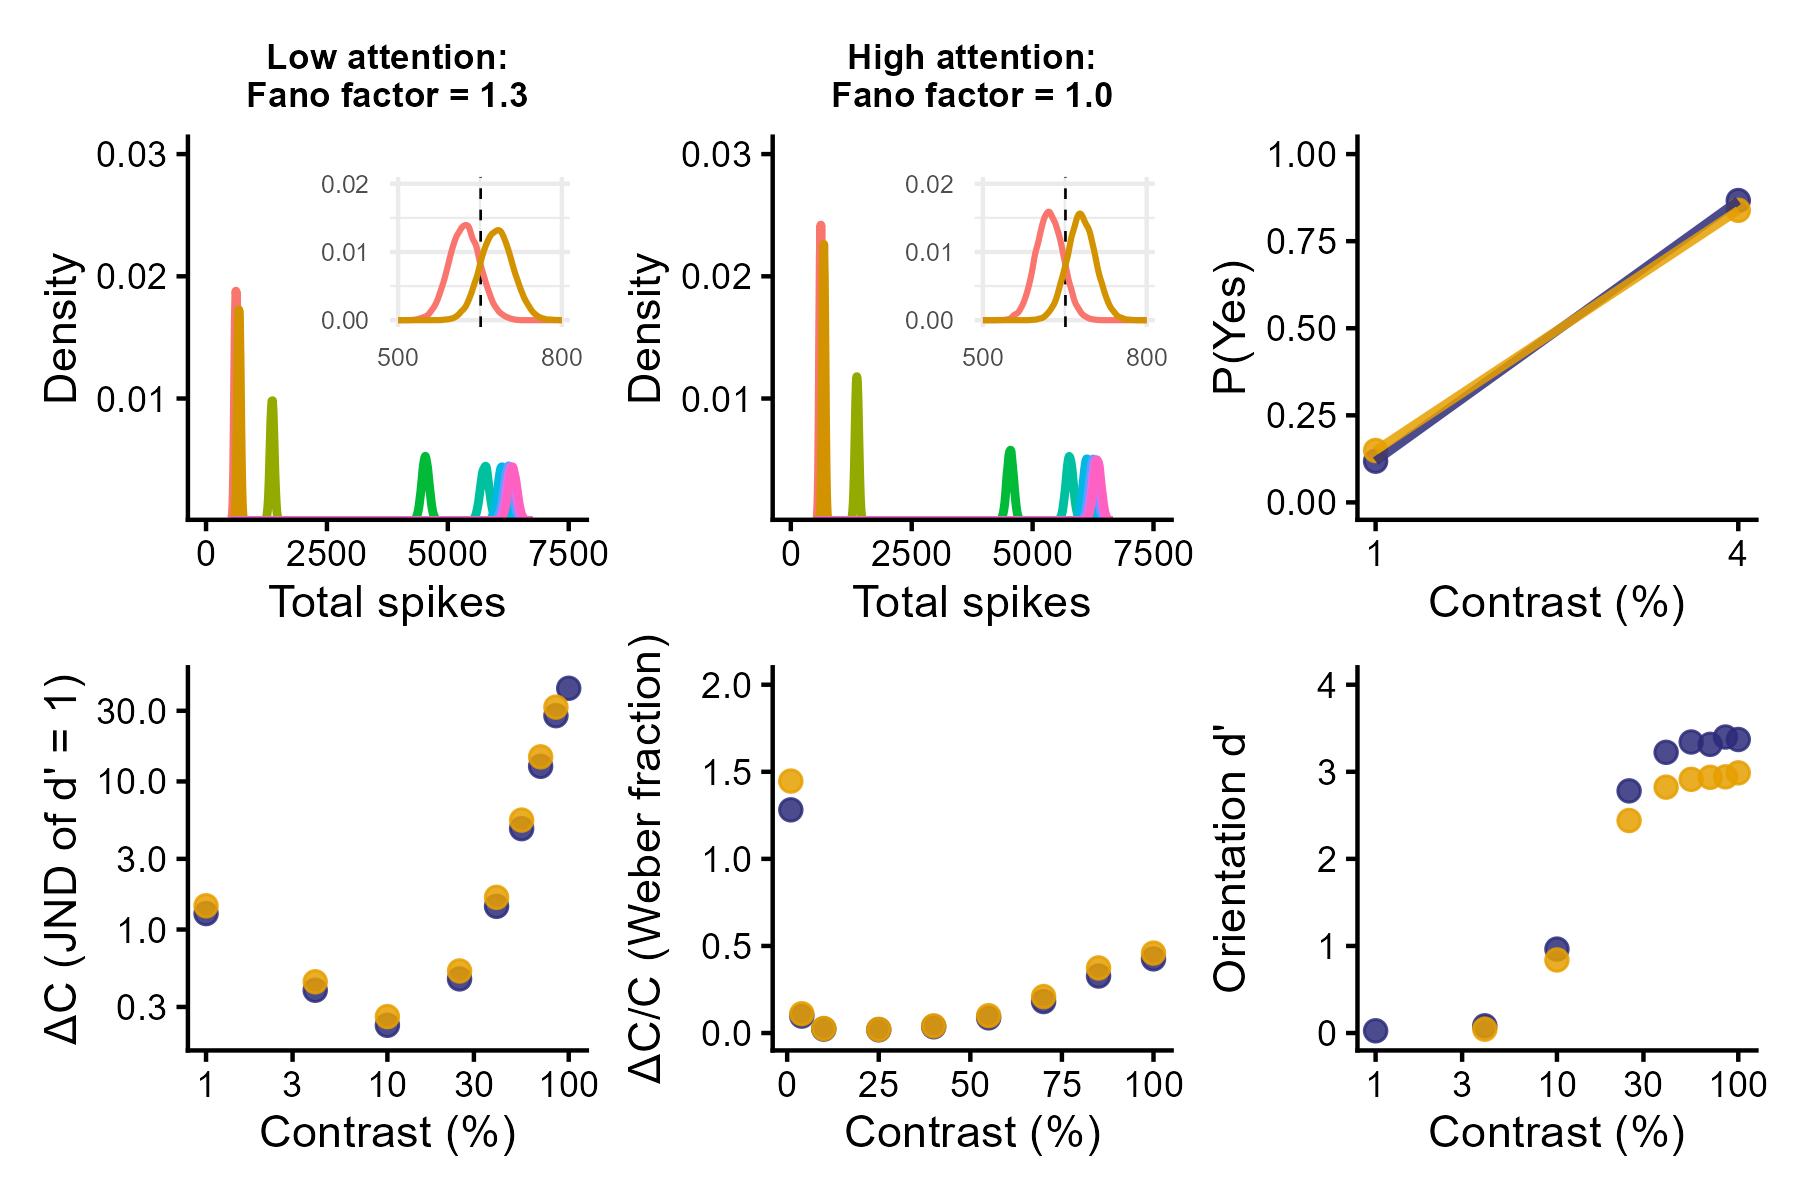

The R source for this figure:
# Simulation assuming Naka-Rushton function on Albrecht & Hamilton (1982, Fig. 4)

library(tidyverse)
library(doParallel)
library(foreach)
library(cowplot)
library(patchwork)

#################### High Attention ####################
Contrast <- c(1, 4, seq(10, 100, 15))
Rmax <- 115
C50 <- 19.3
n   <-  2.9
R0 <- Rmax * 0.03 # spontaneous firing based on Geisler & Albrecht (1997)

Max_firing <- Rmax * Contrast^n / (Contrast^n + C50^n)
df <- data.frame(Contrast, Max_firing)

### Simulation ###
cl <- makeCluster(parallel::detectCores() - 1)
registerDoParallel(cl)

n_neurons <- 180                                              # Number of neurons in the population
orientations <- seq(1, 180, by = 1)                           # Possible orientations (1 to 180 degrees)
preferred_orientations <- seq(1, 180, length.out = n_neurons) # Preferred orientation of each neuron
max_firing_seq <- df$Max_firing                               # Maximum firing rate of each neuron
contrast <- df$Contrast
tuning_width <- 20                                            # Tuning width (standard deviation) of each neuron's response curve
n_trials <- 10000

all_results <- list()

for (max_firing_rate in max_firing_seq) {
  
  cat("Running max firing rate =", max_firing_rate, "\n")
  
  tuning_curves <- matrix(0, nrow = n_neurons, ncol = length(orientations))
  
  for (i in 1:n_neurons) {
    tuning_curves[i, ] <- max_firing_rate * exp(
      -0.5 * (
        pmin(abs(orientations - preferred_orientations[i]),
             180 - abs(orientations - preferred_orientations[i]))^2
      ) / tuning_width^2
    )
  }
  
  # ---- 90 ----
  responses_90 <- foreach(
    i = 1:n_trials,
    .combine = rbind,
    .packages = "stats"
  ) %dopar% {
    
    input_90 <- rnorm(n_trials, 90, 0)
    idx <- round(input_90[i]) 
    idx <- pmin(pmax(idx, 1), 180)
    
    mu <- tuning_curves[, idx]
    mu[mu == 0] <- 1e-8
    
    resp <- rnbinom(n_neurons, size = 1000000, mu = mu) + rnbinom(n_neurons, size = 1000000, mu = R0)
    
    cbind(resp,
          neuron = seq_len(n_neurons),
          stim = 90,
          trial = i,
          maxFR = max_firing_rate)
  }
  
  # ---- 91 ----
  responses_91 <- foreach(
    i = 1:n_trials,
    .combine = rbind,
    .packages = "stats"
  ) %dopar% {
    
    input_91 <- rnorm(n_trials, 91, 0)
    idx <- round(input_91[i]) 
    idx <- pmin(pmax(idx, 1), 180)
    
    mu <- tuning_curves[, idx]
    mu[mu == 0] <- 1e-8
    
    resp <- rnbinom(n_neurons, size = 1000000, mu = mu) + rnbinom(n_neurons, size = 1000000, mu = R0)
    
    cbind(resp,
          neuron = seq_len(n_neurons),
          stim = 91,
          trial = i,
          maxFR = max_firing_rate)
  }
  
  df_tmp <- as.data.frame(rbind(responses_90, responses_91))
  colnames(df_tmp) <- c("Spikes", "Neuron", "Stimulus", "Trial", "Contrast")
  
  all_results[[as.character(max_firing_rate)]] <- df_tmp
}

df_high <- do.call(rbind, all_results)
df_high$Contrast <- contrast[match(df_high$Contrast, max_firing_seq)]

### Contrast discrimination ###
df_high %>%
  group_by(Stimulus, Contrast, Trial) %>%
  summarise(Sum_spikes = sum(Spikes), .groups = "drop") -> df_sum_high

df_sum_high %>%
  group_by(Contrast) %>%
  summarise(Mean_sum_spikes = mean(Sum_spikes),
            SD_sum_spikes = sd(Sum_spikes), .groups = "drop") -> df_summary_high
colnames(df_summary_high) <- c("Contrast", "mu", "sigma")

dC <-  diff(df_summary_high$Contrast)
dmu <- diff(df_summary_high$mu)

# μ'
mu_prime <- c(
  dmu[1] / dC[1],                                 　　　　　# 前方差分（最初）
  (dmu[-1]/dC[-1] + dmu[-length(dmu)]/dC[-length(dC)]) / 2, # 中央差分
  dmu[length(dmu)] / dC[length(dC)]                         # 後方差分（最後）
)
df_summary_high$mu_prime <- mu_prime

# μ'(C)ΔC ≈ σ
# μ'(C): コントラストの微小変化に対するμの変化
# ΔC:    コントラストの変化量
# μの変化がσと同じ大きさになったとき丁度弁別できる(d'=1に相当するJND)
df_summary_high$DeltaC_pred <- df_summary_high$sigma / df_summary_high$mu_prime # JND
df_summary_high <- mutate(df_summary_high, Weber_ratio_pred = DeltaC_pred / Contrast) # ΔC / C (Weber ratio)

### Orientation discrimination (LFI) ###
df_high_wide <- df_high %>%
  pivot_wider(
    id_cols = c(Trial, Contrast, Stimulus),
    names_from = Neuron,
    values_from = Spikes)

df_high_wide$Stimulus_bin <- ifelse(df_high_wide$Stimulus == 90, 1, 0)

compute_lfi <- function(data, lambda = 1e-6) {
  
  neurons <- grep("^[0-9]+$", colnames(data), value = TRUE)  
  
  data0 <- data[data$Stimulus_bin == 0, neurons]
  data1 <- data[data$Stimulus_bin == 1, neurons]
  
  mu0 <- colMeans(data0)
  mu1 <- colMeans(data1)
  
  df <- mu1 - mu0
  
  Sigma0 <- cov(data0)
  Sigma1 <- cov(data1)
  Sigma  <- (Sigma0 + Sigma1) / 2
  
  p <- length(neurons)              # 逆行列を安定化させる処理 (ニューロン間の相関を少し弱める)
  Sigma <- Sigma + lambda * diag(p) # Ridge正則化, Tikhonov regularization (小さい固有値を持ち上げる)
  
  I <- as.numeric(t(df) %*% solve(Sigma) %*% df) # LFI
  I_per_neuron <- I / p
  
  return(I_per_neuron)
}

maxFR_values <- sort(unique(df_high_wide$Contrast))

lfi_results_high <- data.frame(
  Contrast = numeric(),
  LFI_per_neuron = numeric()
)

for (maxFR in maxFR_values) {
  df_sub <- df_high_wide[df_high_wide$Contrast == maxFR, ]
  lfi_value <- compute_lfi(df_sub)
  lfi_results_high <- rbind(lfi_results_high,
                            data.frame(Contrast = maxFR,
                                       LFI_per_neuron = lfi_value))
}

lfi_results_high$Contrast <- contrast

### Orientation discrimination (decoding with logistic regression) ###
run_logistic_cv_parallel <- function(data, k = 5, ncores = detectCores() - 1) {
  
  predictors <- grep("^[0-9]+$", colnames(data), value = TRUE)  
  n <- nrow(data)
  
  set.seed(123)
  folds <- sample(rep(1:k, length.out = n))
  
  cl <- makeCluster(ncores)
  registerDoParallel(cl)
  
  acc <- foreach(i = 1:k, .combine = c) %dopar% {
    
    train <- data[folds != i, ]
    test  <- data[folds == i, ]
    
    model <- glm(
      Stimulus_bin ~ .,
      data = train[, c("Stimulus_bin", predictors)],
      family = binomial
    )
    
    prob <- predict(model, newdata = test, type = "response")
    pred <- ifelse(prob > 0.5, 1, 0)
    
    mean(pred == test$Stimulus_bin)
  }
  
  stopCluster(cl)
  
  mean(acc)
}

decoding_results_high <- data.frame(
  Contrast = numeric(),
  Decoding_accuracy = numeric()
)

for (maxFR in maxFR_values) {
  df_sub <- df_high_wide[df_high_wide$Contrast == maxFR, ]
  accuracy <- run_logistic_cv_parallel(df_sub, k = 5, ncores = detectCores() - 1)
  decoding_results_high <- rbind(decoding_results_high,
                                 data.frame(Contrast = maxFR,
                                            Decoding_accuracy = accuracy))
}

decoding_results_high <- mutate(decoding_results_high, D_prime = qnorm(Decoding_accuracy) - qnorm(1 - Decoding_accuracy),
                                Contrast = contrast)


#################### Low Attention ####################
Contrast <- c(1, 4, seq(10, 100, 15))
Rmax <- 115
C50 <- 19.3
n   <-  2.9
R0 <- Rmax * 0.03

Max_firing <- Rmax * Contrast^n / (Contrast^n + C50^n)
df <- data.frame(Contrast, Max_firing)

### Simulation ###
cl <- makeCluster(parallel::detectCores() - 1)
registerDoParallel(cl)

n_neurons <- 180                                               # Number of neurons in the population
orientations <- seq(1, 180, by = 1)                            # Possible orientations (0 to 359 degrees)
preferred_orientations <-  seq(1, 180, length.out = n_neurons) # Preferred orientation of each neuron
max_firing_seq <- df$Max_firing                                # Maximum firing rate of each neuron
contrast <-       df$Contrast
tuning_width    <- 20                                          # Tuning width (standard deviation) of each neuron's response curve
n_trials <- 10000

all_results <- list()

for (max_firing_rate in max_firing_seq) {
  
  cat("Running max firing rate =", max_firing_rate, "\n")
  
  tuning_curves <- matrix(0, nrow = n_neurons, ncol = length(orientations))
  
  for (i in 1:n_neurons) {
    tuning_curves[i, ] <- max_firing_rate * exp(
      -0.5 * (
        pmin(abs(orientations - preferred_orientations[i]),
             180 - abs(orientations - preferred_orientations[i]))^2
      ) / tuning_width^2
    )
  }
  
  # ---- 90 ----
  responses_90 <- foreach(
    i = 1:n_trials,
    .combine = rbind,
    .packages = "stats"
  ) %dopar% {
    
    input_90 <- rnorm(n_trials, 90, 0)
    idx <- round(input_90[i]) 
    idx <- pmin(pmax(idx, 1), 180)
    
    mu <- tuning_curves[, idx]
    mu[mu == 0] <- 1e-8
   
    resp <- rnbinom(n_neurons, size = mu/0.3, mu = mu) + rnbinom(n_neurons, size = R0/0.3, mu = R0) # Fano factor = 1.2 (var = μ + μ^2/size)
   
    cbind(resp,
          neuron = seq_len(n_neurons),
          stim = 90,
          trial = i,
          maxFR = max_firing_rate)
  }
  
  # ---- 91 ----
  responses_91 <- foreach(
    i = 1:n_trials,
    .combine = rbind,
    .packages = "stats"
  ) %dopar% {
    
    input_91 <- rnorm(n_trials, 91, 0)
    idx <- round(input_91[i]) 
    idx <- pmin(pmax(idx, 1), 180)
    
    mu <- tuning_curves[, idx]
    mu[mu == 0] <- 1e-8
    
    resp <- rnbinom(n_neurons, size = mu/0.3, mu = mu) + rnbinom(n_neurons, size = R0/0.3, mu = R0)
  
    cbind(resp,
          neuron = seq_len(n_neurons),
          stim = 91,
          trial = i,
          maxFR = max_firing_rate)
  }
  
  df_tmp <- as.data.frame(rbind(responses_90, responses_91))
  colnames(df_tmp) <- c("Spikes", "Neuron", "Stimulus", "Trial", "Contrast")
  
  all_results[[as.character(max_firing_rate)]] <- df_tmp
}

df_low <- do.call(rbind, all_results)
df_low$Contrast <- contrast[match(df_low$Contrast, max_firing_seq)]

### Contrast discrimination ###
df_low %>%
  group_by(Stimulus, Contrast, Trial) %>%
  summarise(Sum_spikes = sum(Spikes), .groups = "drop") -> df_sum_low

df_sum_low %>%
  group_by(Contrast) %>%
  summarise(Mean_sum_spikes = mean(Sum_spikes),
            SD_sum_spikes = sd(Sum_spikes), .groups = "drop") -> df_summary_low
colnames(df_summary_low) <- c("Contrast", "mu", "sigma")

dC <-  diff(df_summary_low$Contrast)
dmu <- diff(df_summary_low$mu)

# μ'
mu_prime <- c(
  dmu[1] / dC[1],                                 　　　　
  (dmu[-1]/dC[-1] + dmu[-length(dmu)]/dC[-length(dC)]) / 2,
  dmu[length(dmu)] / dC[length(dC)]                       
)
df_summary_low$mu_prime <- mu_prime

df_summary_low$DeltaC_pred <- df_summary_low$sigma / df_summary_low$mu_prime # JND
df_summary_low <- mutate(df_summary_low, Weber_ratio_pred = DeltaC_pred / Contrast) # ΔC / C (Weber ratio)

### Orientation discrimination (LFI) ###
df_low_wide <- df_low %>%
  pivot_wider(
    id_cols = c(Trial, Contrast, Stimulus),
    names_from = Neuron,
    values_from = Spikes)

df_low_wide$Stimulus_bin <- ifelse(df_low_wide$Stimulus == 90, 1, 0)

maxFR_values <- sort(unique(df_low_wide$Contrast))

lfi_results_low <- data.frame(
  Contrast = numeric(),
  LFI_per_neuron = numeric()
)

for (maxFR in maxFR_values) {
  df_sub <- df_low_wide[df_low_wide$Contrast == maxFR, ]
  lfi_value <- compute_lfi(df_sub)
  lfi_results_low <- rbind(lfi_results_low,
                           data.frame(Contrast = maxFR,
                                      LFI_per_neuron = lfi_value))
}

lfi_results_low$Contrast <- contrast

### Orientation discrimination (decoding with logistic regression) ###
decoding_results_low <- data.frame(
  Contrast = numeric(),
  Decoding_accuracy = numeric()
)

for (maxFR in maxFR_values) {
  df_sub <- df_low_wide[df_low_wide$Contrast == maxFR, ]
  accuracy <- run_logistic_cv_parallel(df_sub, k = 5, ncores = detectCores() - 1)
  decoding_results_low <- rbind(decoding_results_low,
                                data.frame(Contrast = maxFR,
                                           Decoding_accuracy = accuracy))
}

decoding_results_low <- mutate(decoding_results_low, D_prime = qnorm(Decoding_accuracy) - qnorm(1 - Decoding_accuracy),
                               Contrast = contrast)

### Fano factor sanity check ### 
df_high$Attention <- "high"
df_low$Attention  <- "low"
df_integrated <- rbind(df_high, df_low) 

df_integrated %>%
  group_by(Contrast, Stimulus, Neuron, Attention) %>%
  summarise(
    mean_spikes = mean(Spikes),
    var_spikes  = var(Spikes),
    fano = var_spikes / mean_spikes,
    .groups = "drop"
  ) %>%
  filter(mean_spikes > 0) %>%
  group_by(Contrast, Stimulus, Attention) %>%
  summarise(
    mean_mean_spikes = mean(mean_spikes, na.rm = TRUE),
    mean_var_spikes = mean(var_spikes),
    mean_fano = mean(fano, na.rm = TRUE), # average across neurons
    sd_fano   = sd(fano, na.rm = TRUE),   # sd across neurons
    .groups = "drop") -> ff
print(ff, n = 99999)

# write.csv(df_integrated, 
#           file = "samaha_effect_df_integrated.csv", 
#           row.names = FALSE)

### Figures ###
g1 <- ggplot(df, aes(x = Contrast, y = Max_firing)) +
  geom_point(size = 2.2, alpha = 0.85) +
  scale_x_continuous(
    limits = c(1, 100),
    breaks = c(0, 25, 50, 75, 100)
  ) +
  coord_cartesian(ylim = c(0, 130)) +
  scale_y_continuous(breaks = seq(0, 120, by = 60)) +
  labs(
    x = "Contrast (%)",
    y = "Tuning curve peak"
  ) +
  theme_classic(base_size = 11)

g2 <- ggplot(df, aes(x = Contrast, y = Max_firing)) +
  geom_point(size = 2.2, alpha = 0.85) +
  scale_x_log10(
    limits = c(1, 100),
    breaks = c(1, 3, 10, 30, 100)
  ) +
  coord_cartesian(ylim = c(0, 130)) +
  scale_y_continuous(breaks = seq(0, 120, by = 60)) +
  labs(
    x = "Contrast (%)",
    y = "Tuning curve peak"
  ) +
  theme_classic(base_size = 11)

df_sum_high$Attention <- "high"
df_sum_low$Attention  <- "low"
df_sum <- rbind(df_sum_high, df_sum_low)
df_sum %>%
  dplyr::filter(Contrast == 1 | Contrast == 4) %>%
  summarise(Criterion = mean(Sum_spikes)) %>%
  as.numeric() -> criterion

default_colors <- scales::hue_pal()(9)
first_two_colors <- default_colors[1:2]

df_sub <- subset(df_sum, Contrast %in% c(1, 4) & Attention == "high")
df_sub$Contrast <- factor(df_sub$Contrast, levels = c(1, 4))

g_inset_high <- ggplot(df_sub, aes(x = Sum_spikes, color = factor(Contrast))) +
  geom_vline(xintercept = criterion, linetype = "dashed", linewidth = 0.3) +
  geom_density(alpha = 0.85, linewidth = 0.7) +
  scale_x_continuous(limits = c(500, 800), breaks = c(500, 800)) +
  scale_y_continuous(limits = c(0, 0.02), breaks = c(0, 0.01, 0.02)) + 
  theme_minimal(base_size = 11) +
  theme(
    legend.position = "none",
    axis.title = element_blank(),
    axis.text = element_text(size = 6)
  ) +
  scale_color_manual(values = first_two_colors)

g3 <- ggplot(df_sum_high, aes(x = Sum_spikes, color = factor(Contrast))) +
  geom_density(alpha = 0.85, linewidth = 1) +
  coord_cartesian(xlim = c(0, 7500), ylim = c(0.0015, 0.03)) +
  scale_x_continuous(breaks = c(0, 2500, 5000, 7500)) +
  theme_classic() +
  labs(
    x = "Total spikes",
    y = "Density",
    color = "Contrast"
  ) + 
  theme(
    legend.position = c(1.07, 1.05),
    legend.justification = c(1, 1),
    legend.key.size = unit(0.25, "cm"),
    legend.text = element_text(size = 6),
    legend.title = element_text(size = 8)
  ) +
  ggtitle("High attention:\nFano factor = 1.0") +
  theme(plot.title = element_text(size = 8.5, face = "bold", hjust = 0.5))

g3 <- g3 + annotation_custom(
  grob = ggplotGrob(g_inset_high),
  xmin = 2000, xmax = 8000,
  ymin = 0.01, ymax = 0.03
)

df_sub <- subset(df_sum, Contrast %in% c(1, 4) & Attention == "low")
df_sub$Contrast <- factor(df_sub$Contrast, levels = c(1, 4))

g_inset_low <- ggplot(df_sub, aes(x = Sum_spikes, color = factor(Contrast))) +
  geom_vline(xintercept = criterion, linetype = "dashed", linewidth = 0.3) +
  geom_density(alpha = 0.85, linewidth = 0.7) +
  scale_x_continuous(limits = c(500, 800), breaks = c(500, 800)) +
  scale_y_continuous(limits = c(0, 0.02), breaks = c(0, 0.01, 0.02)) + 
  theme_minimal(base_size = 11) +
  theme(
    legend.position = "none",
    axis.title = element_blank(),
    axis.text = element_text(size = 6)
  ) +
  scale_color_manual(values = first_two_colors)

g4 <- ggplot(df_sum_low, aes(x = Sum_spikes, color = factor(Contrast))) +
  geom_density(alpha = 0.85, linewidth = 1) +
  coord_cartesian(xlim = c(0, 7500), ylim = c(0.0015, 0.03)) +
  scale_x_continuous(breaks = c(0, 2500, 5000, 7500)) +
  theme_classic() +
  labs(
    x = "Total spikes",
    y = "Density",
    color = "Contrast"
  ) + 
  theme(
    legend.position = c(1.07, 1.05),
    legend.justification = c(1, 1),
    legend.key.size = unit(0.25, "cm"),
    legend.text = element_text(size = 6),
    legend.title = element_text(size = 8)
  ) +
  ggtitle("Low attention:\nFano factor = 1.3") +
  theme(plot.title = element_text(size = 8.5, face = "bold", hjust = 0.5))

g4 <- g4 + annotation_custom(
  grob = ggplotGrob(g_inset_low),
  xmin = 2000, xmax = 8000,
  ymin = 0.01, ymax = 0.03
)

df_summary_high$Attention <- "high"
df_summary_low$Attention  <- "low"
df_summary <- rbind(df_summary_high, df_summary_low)

g5 <- ggplot(df_summary, aes(x = Contrast, y = DeltaC_pred, color = Attention)) +
  geom_point(size = 2.2, alpha = 0.85) +
  scale_x_log10(
    limits = c(1, 100),
    breaks = c(1, 3, 10, 30, 100)
  ) +
  scale_y_log10(limits = c(0.2, 45)) +
  scale_color_manual(values = c("#2C2C7A", "#E69F00")) +
  labs(
    x = "Contrast (%)",
    y = "ΔC (JND of d' = 1)"
  ) +
  theme_classic(base_size = 11) +
  theme(
    legend.position = c(0.45, 1),
    legend.justification = c(1, 1),
    legend.key = element_blank()
  )

g6 <- ggplot(df_summary, aes(x = Contrast, y = Weber_ratio_pred, color = Attention)) +
  geom_point(size = 2.2, alpha = 0.85) +
  scale_x_continuous(
    limits = c(1, 100),
    breaks = c(0, 25, 50, 75, 100)
  ) +
  coord_cartesian(ylim = c(0, 2)) +
  scale_color_manual(values = c("#2C2C7A", "#E69F00")) +
  labs(
    x = "Contrast (%)",
    y = "ΔC/C (Weber fraction)"
  ) +
  theme_classic(base_size = 11) +
  theme(
    legend.position = c(1, 1),
    legend.justification = c(1, 1),
    legend.key = element_blank()
  )

g7 <- df_summary %>%
  ggplot(aes(x = Contrast, y = mu, color = Attention)) +
  geom_point(size = 2.2, alpha = 0.85) +
  scale_x_continuous(
    limits = c(1, 100),
    breaks = c(0, 25, 50, 75, 100)
  ) +
  coord_cartesian(ylim = c(0, 7500)) +
  scale_y_continuous(breaks = seq(0, 7500, by = 2500)) +
  scale_color_manual(values = c("#2C2C7A", "#E69F00")) +
  labs(
    x = "Contrast (%)",
    y = "Mean total spikes"
  ) +
  theme_classic(base_size = 11) +
  theme(
    legend.position = c(1, 0.55),
    legend.justification = c(1, 1),
    legend.key = element_blank()
  )

lfi_results_high$Attention <- "high"
lfi_results_low$Attention  <- "low"
lfi_results <- rbind(lfi_results_high, lfi_results_low)

g8 <- lfi_results %>%
  ggplot(aes(x = Contrast, y = LFI_per_neuron, color = Attention)) +
  geom_point(size = 2.2, alpha = 0.85) +
  scale_x_log10(
    limits = c(1, 100),
    breaks = c(1, 3, 10, 30, 100)
  ) +
  scale_color_manual(values = c("#2C2C7A", "#E69F00")) +
  labs(
    x = "Contrast (%)",
    y = "Orientation LFI"
  ) +
  theme_classic(base_size = 11) +
  theme(
    legend.position = c(0.45, 1),
    legend.justification = c(1, 1),
    legend.key = element_blank()
  )

decoding_results_high$Attention <- "high"
decoding_results_low$Attention  <- "low"
decoding_results <- rbind(decoding_results_high, decoding_results_low)

g9 <- decoding_results %>%
  ggplot(aes(x = Contrast, y = D_prime, color = Attention)) +
  geom_point(size = 2.2, alpha = 0.85) +
  scale_x_continuous(
    limits = c(1, 100),
    breaks = c(0, 25, 50, 75, 100)
  ) +
  scale_y_continuous(
    limits = c(0, 4),
    breaks = seq(0, 4, by = 1)
  ) +
  scale_color_manual(values = c("#2C2C7A", "#E69F00")) +
  labs(
    x = "Contrast (%)",
    y = "Orientation d'"
  ) +
  theme_classic(base_size = 11) +
  theme(
    legend.position = c(1, 0.55),
    legend.justification = c(1, 1),
    legend.key = element_blank()
  )

g10 <- decoding_results %>%
  ggplot(aes(x = Contrast, y = D_prime, color = Attention)) +
  geom_point(size = 2.2, alpha = 0.85) +
  scale_x_log10(
    limits = c(1, 100),
    breaks = c(1, 3, 10, 30, 100)
  ) +
  scale_y_continuous(
    limits = c(0, 4),
    breaks = seq(0, 4, by = 1)
  ) +
  scale_color_manual(values = c("#2C2C7A", "#E69F00")) +
  labs(
    x = "Contrast (%)",
    y = "Orientation d'"
  ) +
  theme_classic(base_size = 11) +
  theme(
    legend.position = c(0.4, 1),
    legend.justification = c(1, 1),
    legend.key = element_blank()
  )

g11 <- df_sum %>%
  dplyr::filter(Contrast == 1 | Contrast == 4) %>%
  mutate(Yes = Sum_spikes > criterion) %>%
  group_by(Contrast, Attention) %>%
  summarise(P_yes = mean(Yes)) %>%
  ggplot(aes(x = Contrast, y = P_yes, color = Attention)) +
  geom_point(size = 2.2, alpha = 0.85) +
  geom_line(alpha = 0.85, linewidth = 1) +
  scale_x_continuous(limits = c(1, 4), breaks = c(1, 4)) + 
  scale_y_continuous(limits = c(0, 1), breaks = c(0, 0.25, 0.5, 0.75, 1)) + 
  scale_color_manual(values = c("#2C2C7A", "#E69F00")) +
  theme_classic() +
  labs(
    x = "Contrast (%)",
    y = "P(Yes)",
    color = "Contrast"
  ) +
  theme(
    legend.position = c(0.4, 1),
    legend.justification = c(1, 1)
  )

plot_list <- list(g4, g3, g11, g5, g6, g10)
plots_no_legend <- lapply(plot_list, function(p) {
  p + theme(
    legend.position = "none",
    plot.margin = margin(t = 5, r = 5, b = 5, l = 5, unit = "pt")
  )
})

subjective_inflation <- wrap_plots(plots_no_legend, ncol = 3)
ggsave("subjective_inflation.png", subjective_inflation, width = 6, height = 4, dpi = 300)
